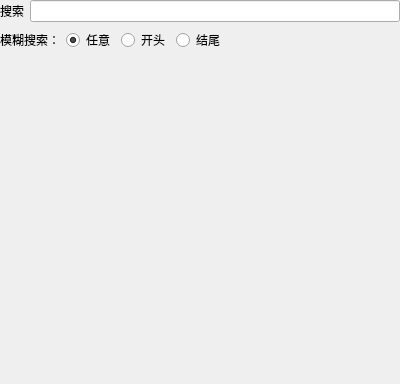
<ui version="4.0" >
 <class>SearchTabClass</class>
 <widget class="QWidget" name="SearchTabClass" >
  <property name="geometry" >
   <rect>
    <x>0</x>
    <y>0</y>
    <width>400</width>
    <height>384</height>
   </rect>
  </property>
  <property name="windowTitle" >
   <string>SearchTab</string>
  </property>
  <layout class="QGridLayout" >
   <property name="leftMargin" >
    <number>0</number>
   </property>
   <property name="topMargin" >
    <number>0</number>
   </property>
   <property name="rightMargin" >
    <number>0</number>
   </property>
   <property name="bottomMargin" >
    <number>0</number>
   </property>
   <item row="0" column="0" colspan="5" >
    <layout class="QHBoxLayout" >
     <item>
      <widget class="QLabel" name="label_5" >
       <property name="text" >
        <string>搜索</string>
       </property>
      </widget>
     </item>
     <item>
      <widget class="QLineEdit" name="lineEditSearch" />
     </item>
    </layout>
   </item>
   <item row="1" column="0" >
    <widget class="QLabel" name="label" >
     <property name="text" >
      <string>模糊搜索：</string>
     </property>
    </widget>
   </item>
   <item row="1" column="1" >
    <widget class="QRadioButton" name="radioAny" >
     <property name="text" >
      <string>任意</string>
     </property>
     <property name="checked" >
      <bool>true</bool>
     </property>
    </widget>
   </item>
   <item row="1" column="2" >
    <widget class="QRadioButton" name="radioBegin" >
     <property name="text" >
      <string>开头</string>
     </property>
    </widget>
   </item>
   <item row="1" column="3" >
    <widget class="QRadioButton" name="radioEnd" >
     <property name="text" >
      <string>结尾</string>
     </property>
    </widget>
   </item>
   <item row="1" column="4" >
    <spacer>
     <property name="orientation" >
      <enum>Qt::Horizontal</enum>
     </property>
     <property name="sizeHint" >
      <size>
       <width>131</width>
       <height>20</height>
      </size>
     </property>
    </spacer>
   </item>
   <item row="2" column="0" colspan="5" >
    <widget class="SearchWidget" native="1" name="searchWidget" >
     <property name="sizePolicy" >
      <sizepolicy vsizetype="Expanding" hsizetype="Preferred" >
       <horstretch>0</horstretch>
       <verstretch>0</verstretch>
      </sizepolicy>
     </property>
    </widget>
   </item>
  </layout>
 </widget>
 <layoutdefault spacing="6" margin="11" />
 <customwidgets>
  <customwidget>
   <class>SearchWidget</class>
   <extends>QWidget</extends>
   <header>SearchWidget.h</header>
   <container>1</container>
  </customwidget>
 </customwidgets>
 <resources/>
 <connections/>
</ui>
